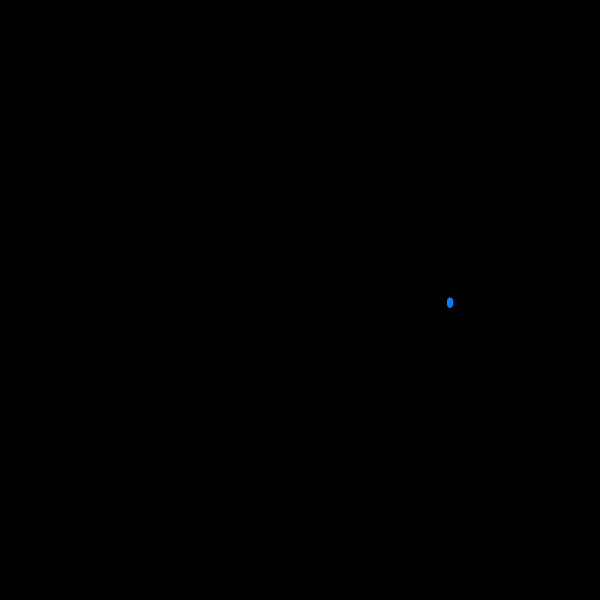
Frame 1 (no input)
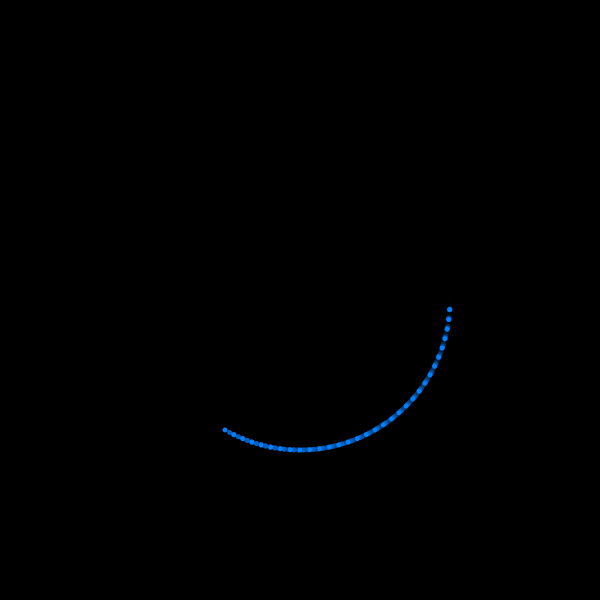
Frame 60 (the mouse pressed at the canvas centre just before this capture)
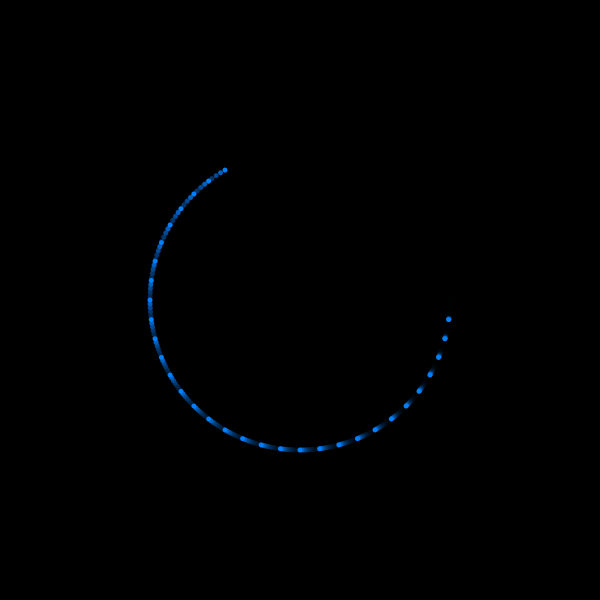
Frame 120 (the mouse held since frame 60 and released just before this capture)

The Processing sketch that drew these frames (run headless with seeded random() and noise(); from frame 60 on, the mouse is pressed at the canvas centre):

// Processing sketch: example05
// ── example05.pde
int NUM = 32;
float[] x = new float[NUM];
float[] y = new float[NUM];
float phase, speed, radius;

void setup() {
  size(600, 600);
  frameRate(60);
  background(0);
  speed = 2.0;
  radius = height/4.0;
}

void draw() {
  fade();
  translate(width/2, height/2);
  
  phase += speed;
  
  for (int i = 0; i < NUM; i++) {
    x[i] = cos(radians(phase) / NUM * (i + 1)) * radius;
    y[i] = sin(radians(phase) / NUM * (i + 1)) * radius;
    
    fill(0, 127, 255);
    ellipse(x[i], y[i], 5, 5);
  }
}

void fade() {
  noStroke();
  fill(0, 63);
  rect(0, 0, width, height);
}
